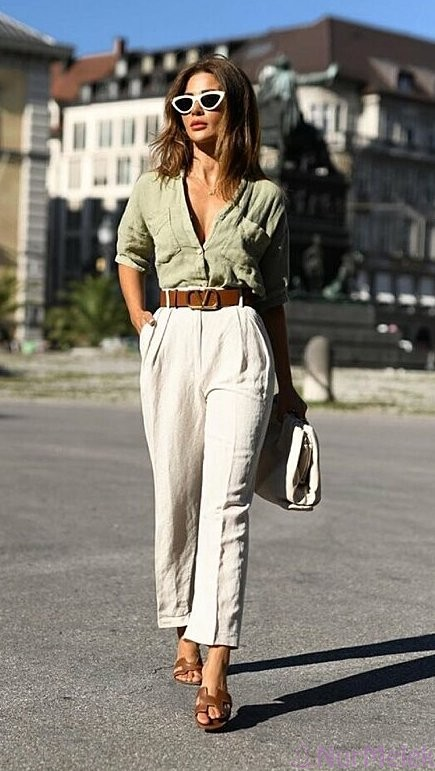
#> input picture test.jpeg, 435 x 771 px
$ python color_test.py
#> lines starting #> are read from the running program, lines starting #| are printed output that depends on the picture
import cv2
from sklearn.cluster import KMeans
import math

def renk_adi(rgb):
    renkler = {
        "siyah": (0, 0, 0),
        "beyaz": (255, 255, 255),
        "bej": (230, 220, 200),
        "gri": (150, 150, 150),
        "kahverengi": (100, 70, 45),
        "yeşil": (80, 120, 80),
        "lacivert": (20, 35, 80),
        "mavi": (60, 120, 200),
        "kırmızı": (180, 40, 40)
    }

    en_yakin = None
    en_kucuk = 999999

    for ad, deger in renkler.items():
        mesafe = math.sqrt(sum((rgb[i] - deger[i]) ** 2 for i in range(3)))
        if mesafe < en_kucuk:
            en_kucuk = mesafe
            en_yakin = ad

    return en_yakin

image = cv2.imread("test.jpeg")
#> image is the input picture: shape (771, 435, 3); mean B, G, R 118.8, 125.8, 129.6
image = cv2.cvtColor(image, cv2.COLOR_BGR2RGB)
small_image = cv2.resize(image, (200, 200))
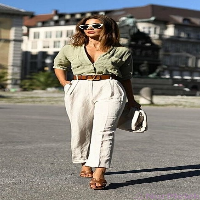
#> small_image: shape (200, 200, 3); mean R, G, B 129.5, 125.7, 118.7
pixels = small_image.reshape(-1, 3)

kmeans = KMeans(n_clusters=5, random_state=42)
kmeans.fit(pixels)

colors = kmeans.cluster_centers_.astype(int)

renk_isimleri = []

print("Tespit edilen renkler:")
for color in colors:
    ad = renk_adi(color)
    renk_isimleri.append(ad)
    print(color, "->", ad)

uyumlu_setler = [
    {"siyah", "beyaz", "gri"},
    {"bej", "kahverengi", "beyaz"},
    {"bej", "yeşil", "kahverengi"},
    {"lacivert", "beyaz", "gri"},
    {"mavi", "beyaz", "bej"}
]

score = 50

for set_renk in uyumlu_setler:
    ortak = set(renk_isimleri).intersection(set_renk)
    if len(ortak) >= 2:
        score += 20

score = min(score, 100)

print("\nKombin renkleri:", renk_isimleri)
print("Uyum skoru:", score)

if score >= 80:
    print("Yorum: Renk uyumu güçlü.")
elif score >= 60:
    print("Yorum: Kombin genel olarak uyumlu.")
else:
    print("Yorum: Renk geçişleri biraz daha dengelenebilir.")
